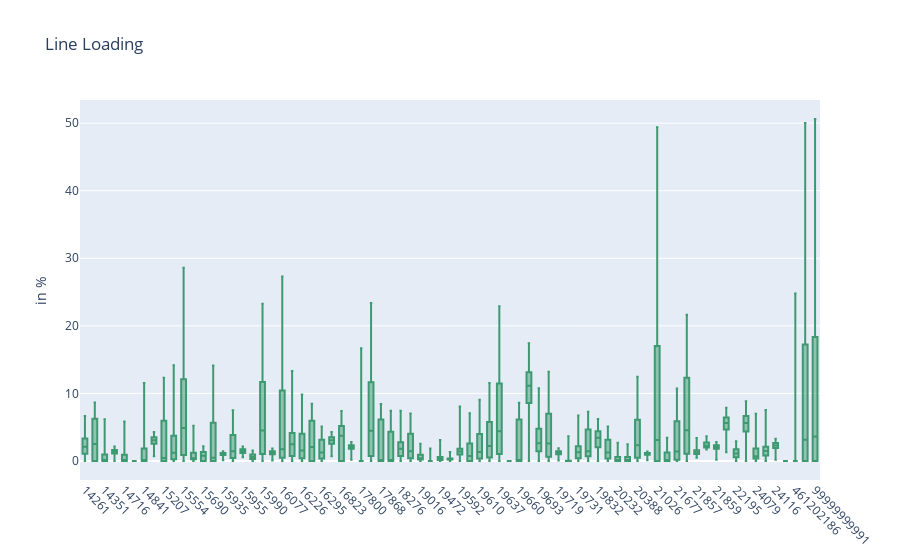

This figure's notebook cell:
### Code cell
df_data = results_scns[scenario]['flows_txaxt']['Line loading per bus']
df_data


x = df_data.index.get_level_values(level=0)
#x = pd.Series(x.astype(int).values).map(MUN_NAMES).values
fig = go.Figure()

fig.add_trace(go.Box(
    y=df_data.values * 1e2,
    x=x,
    name='Increase',
    marker_color='#3D9970',
    boxpoints=False,

))

fig.update_layout(
    title='Line Loading',
    yaxis_title='in %',
    boxmode='group'
)

fig.update_xaxes(type='category', tickangle=45)
fig.show()

### Figure 1 — Plotly figure (JSON) as saved in the notebook; plotly's stock layout.template omitted (floating-point values rounded to 4 significant figures; data arrays with more than 128 entries replaced by an {"elided": "..."} marker saying what was removed)
{"data": [{"boxpoints": false, "marker": {"color": "#3D9970"}, "name": "Increase", "type": "box", "x": {"elided": "55800 str values"}, "y": {"elided": "55800 float values"}}], "layout": {"boxmode": "group", "title": {"text": "Line Loading"}, "xaxis": {"tickangle": 45, "type": "category"}, "yaxis": {"title": {"text": "in %"}}}}
